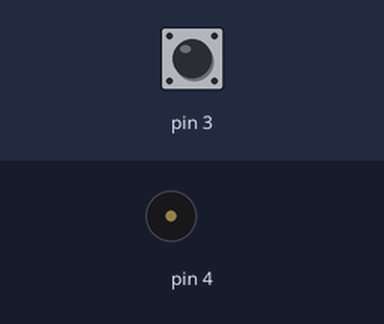
The sketch below on a simulated Arduino Uno, built with avr-gcc and run on an emulated ATmega328P. Parts: buzzer (waves = sounding). The inputs (shaded band) are chosen by the test bench; at power-on: pin 3 HIGH.

Above: at 1.2 s.
1.3 s: pin 3 pulled LOW for 0.15 s
At 1.5 s:
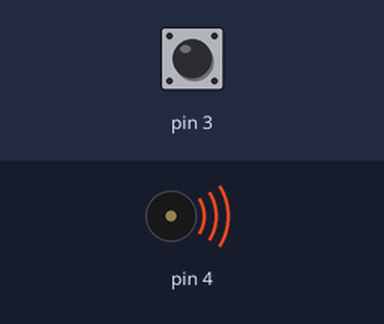
4.3 s: pin 3 pulled LOW for 1 s
At 6.8 s:
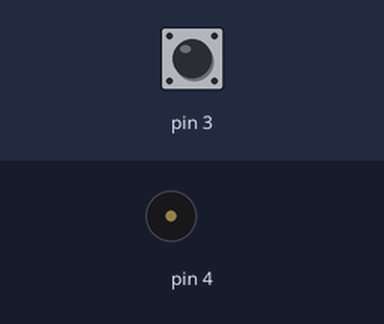
7.3 s: pin 3 pulled LOW for 3.2 s
At 7.5 s:
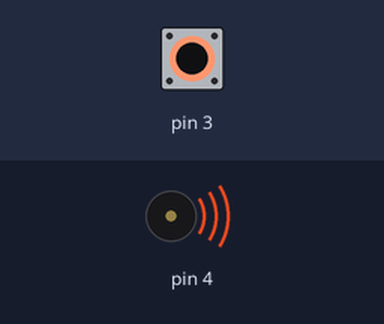
Timing chart, 0 to 12.4 s (numbered marks = the images above; inputs shaded):
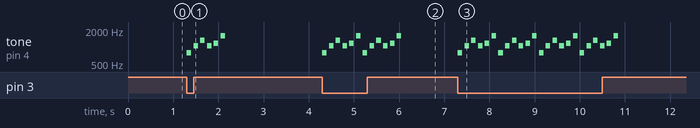

Measured:
- after the input at 1.3 s, tone on pin 4: plays 784 Hz for 0.10 s, 1047 Hz for 0.10 s, 1319 Hz for 0.10 s, 1047 Hz for 0.10 s, 1175 Hz for 0.10 s, 1568 Hz for 0.10 s, starting at once
- after the input at 4.3 s, tone on pin 4: plays 784 Hz for 0.10 s, 1047 Hz for 0.10 s, 1319 Hz for 0.10 s, 1047 Hz for 0.10 s, 1175 Hz for 0.10 s, 1568 Hz for 0.10 s … (12 notes in this stretch), starting at once
- after the input at 7.3 s, tone on pin 4: silent → 784 Hz at once, then repeats every 0.90 s: silent 0.05 s, 1047 Hz 0.10 s, silent 0.05 s, 1319 Hz 0.10 s, silent 0.05 s, 1047 Hz 0.10 s, silent 0.05 s, 1175 Hz 0.10 s, silent 0.05 s, 1568 Hz 0.10 s, silent 0.05 s, 784 Hz 0.10 s, until it stays silent from 10.9 s

The sketch:

sketch.ino
```cpp
#include <avr/pgmspace.h>

#define NOTE_G5   784
#define NOTE_GS5  831
#define NOTE_A5   880
#define NOTE_AS5  932
#define NOTE_B5   988
#define NOTE_C6   1047
#define NOTE_CS6  1109
#define NOTE_D6   1175
#define NOTE_DS6  1245
#define NOTE_E6   1319
#define NOTE_F6   1397
#define NOTE_FS6  1480
#define NOTE_G6   1568

// Use PROGMEM to store data in flash memory
// Use read functions to read data in flash memory
int sound[][2] = {
  {NOTE_G5,1},
  {NOTE_C6,1},
  {NOTE_E6,1},
  {NOTE_C6,1},
  {NOTE_D6,1},
  {NOTE_G6,1},
};

int tempo = 100;

void setup() {
  pinMode(3, INPUT_PULLUP);
  pinMode(4, OUTPUT);
}

void loop() {
  if (digitalRead(3) == LOW) {
    for (int i = 0; i < sizeof(sound) / sizeof(sound[0]); i++) {
      tone(4,sound[i][0],sound[i][1]*tempo);
      delay(sound[i][1]*tempo+50);
    }
  }
}
```
